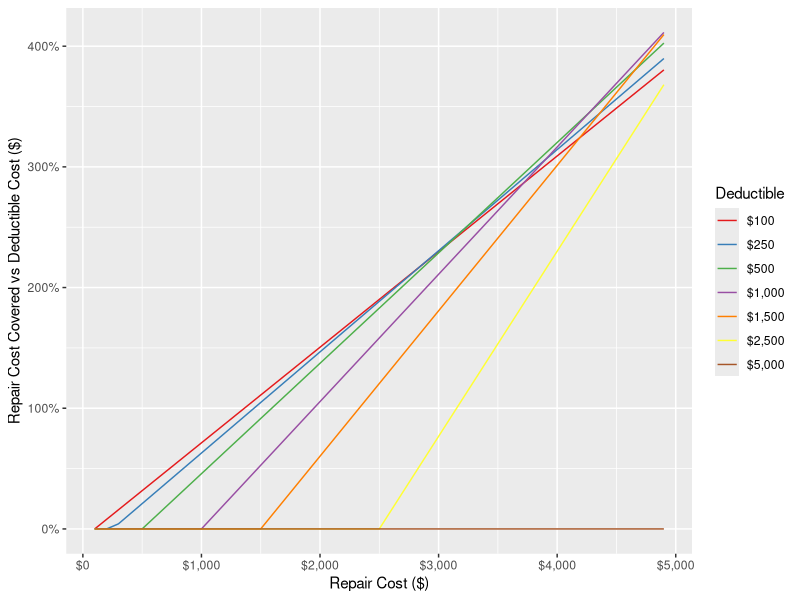
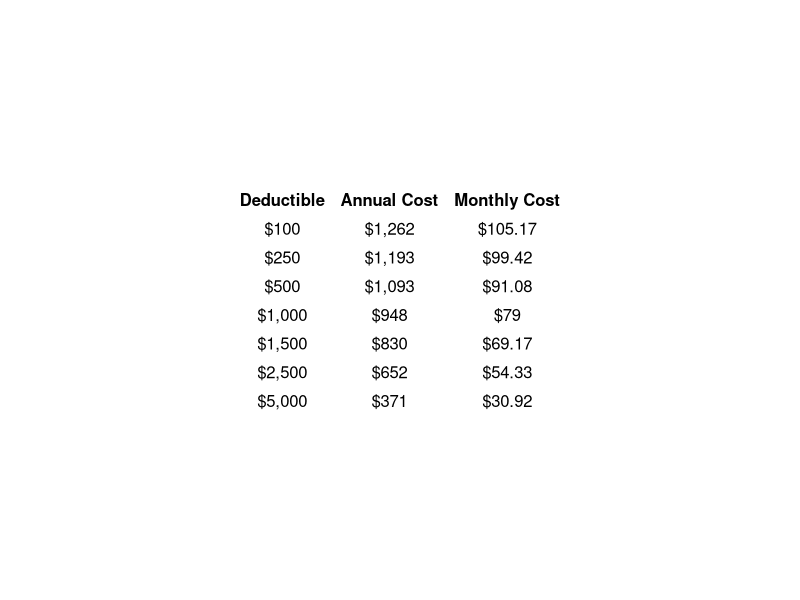

These figures' R source, in order:
## ---- chunk 1
knitr::opts_chunk$set(echo = TRUE)
## ---- chunk 2
library(dplyr)
library(ggplot2)
library(grid)
library(gridExtra)
## ---- chunk 3
deductible <- c(100,250,500,1000,1500,2500,5000)

deductible_costs <- 
  data.frame(
    deductible_factor = 
      factor(
        scales::dollar(deductible), 
        ordered = TRUE,
        levels = scales::dollar(deductible)[order(deductible)]
      ),
    deductible = deductible,
    deductible_cost = c(1262,1193,1093,948,830,652,371)
  ) %>%
  merge(
    .,
    data.frame(repair_cost = seq(from=100,to=10000,by=100))
  ) %>%
  mutate(
    repair_cost_covered = pmax(repair_cost-deductible,0),
    deductible_cost_vs_covered_cost = repair_cost_covered/deductible_cost,
    monthly_deductible_cost = deductible_cost/12
  )
## ---- chunk 4
test <- ggplot(
  deductible_costs %>% filter(repair_cost < 5000), 
  aes(x = repair_cost, y = deductible_cost_vs_covered_cost)
) + 
  geom_line(aes(color = deductible_factor)) +
  labs(
    x = "Repair Cost ($)",
    y = "Repair Cost Covered vs Deductible Cost ($)",
    color = "Deductible"
  ) +
  scale_colour_brewer(palette = "Set1") +
  scale_x_continuous(labels = scales::dollar_format(prefix="$")) +
  scale_y_continuous(
    labels = function(x){paste0(x*100, "%")},
    breaks = round(
      seq(
        min(deductible_costs$deductible_cost_vs_covered_cost),
        max(deductible_costs$deductible_cost_vs_covered_cost),
        by = 1
      )
    )
  )

test2 <- as.data.frame(
  deductible_costs %>% 
    group_by(deductible_factor) %>% 
    summarise(
      cost = scales::dollar(max(deductible_cost)),
      monthly_cost = scales::dollar(max(monthly_deductible_cost))
    )
)

test

grid.newpage()
grid.table(d=test2, rows=NULL, cols=c("Deductible", "Annual Cost", "Monthly Cost"), theme=ttheme_minimal())
